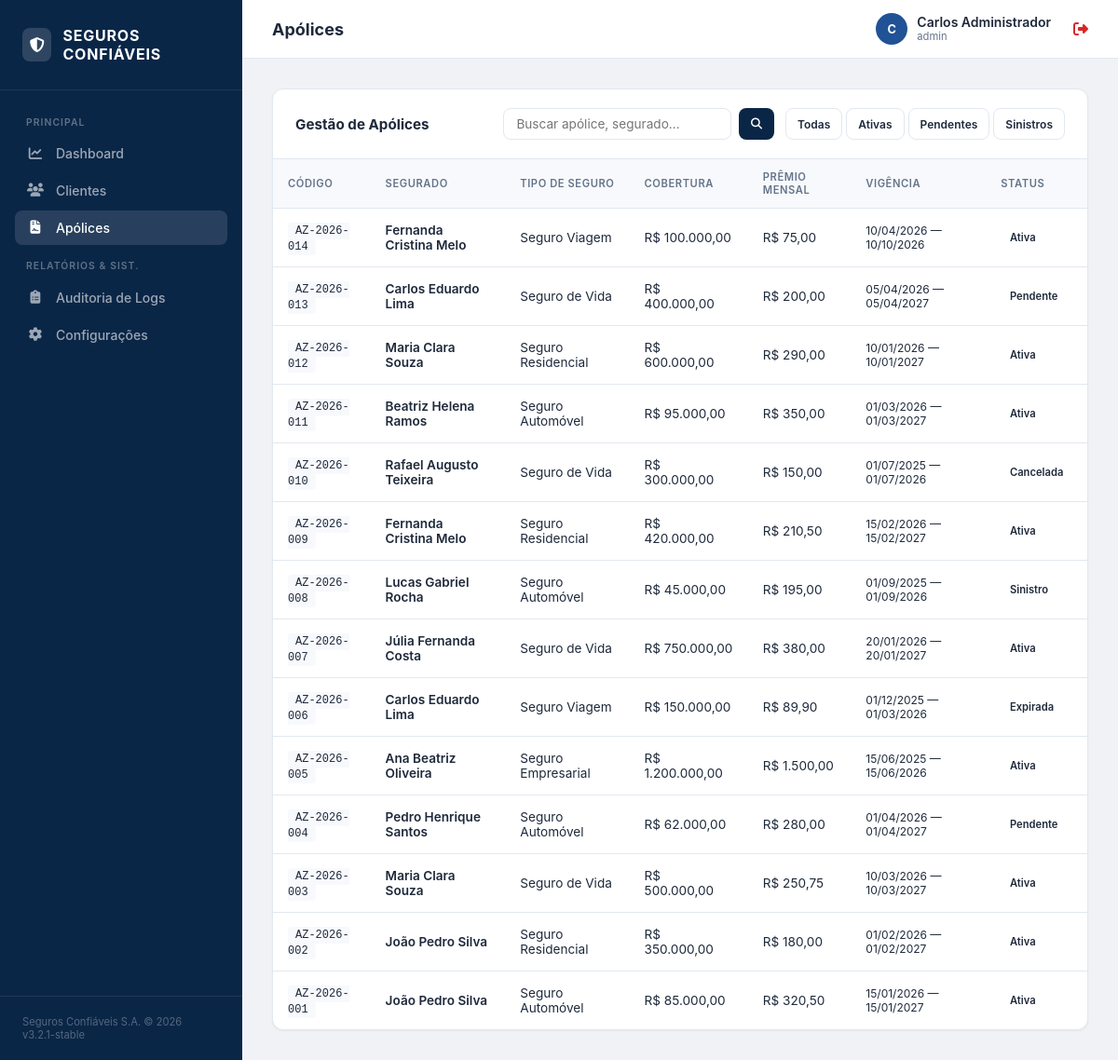
The page /policies.php (signed in) on the database its author committed.
### tables this page shows
CREATE TABLE IF NOT EXISTS apolices (
    id INT AUTO_INCREMENT PRIMARY KEY,
    codigo VARCHAR(20),
    cliente_id INT,
    tipo VARCHAR(100),
    valor_cobertura DECIMAL(12,2),
    premio_mensal DECIMAL(10,2),
    status VARCHAR(30) DEFAULT 'Ativa',
    data_inicio DATE,
    data_fim DATE,
    observacoes TEXT,
    FOREIGN KEY (cliente_id) REFERENCES clientes(id)
);

CREATE TABLE IF NOT EXISTS clientes (
    id INT AUTO_INCREMENT PRIMARY KEY,
    nome VARCHAR(255),
    email VARCHAR(255),
    cpf VARCHAR(20),
    telefone VARCHAR(20),
    endereco VARCHAR(255),
    foto VARCHAR(255),
    created_at DATETIME DEFAULT CURRENT_TIMESTAMP
);

### includes/db.php (called while the page is built, shortened)
<?php
function badgeClass($status) {
    switch($status) {
        case 'Ativa': return 'badge-success';
        case 'Pendente': return 'badge-warning';
        case 'Sinistro': return 'badge-danger';
        case 'Cancelada': return 'badge-secondary';
        default: return '';
    }
}
?>

### policies.php (the view, shortened to what this page needs)
<?php
require_once 'includes/db.php';
$search = $_GET['q'] ?? '';
$filter = $_GET['status'] ?? '';
$sql = "SELECT a.*, c.nome as segurado FROM apolices a JOIN clientes c ON a.cliente_id = c.id WHERE 1=1";
$sql .= " ORDER BY a.id DESC";
$result = $mysqli->query($sql);
include 'includes/layout/header.php';
include 'includes/layout/sidebar.php';
include 'includes/layout/topbar.php';
?>
<div class="card">
    <div class="card-header">
        <h3 class="card-title">Gestão de Apólices</h3>
        <div style="display: flex; gap: 0.75rem;">
            <form method="GET" class="search-box">
                <input type="text" name="q" placeholder="Buscar apólice, segurado..." value="<?= htmlspecialchars($search) ?>">
                <button type="submit" class="btn btn-primary btn-sm"><i class="fas fa-search"></i></button>
            </form>
            <div style="display: flex; gap: 4px;">
                <a href="policies.php" class="btn btn-outline btn-sm <?= !$filter ? 'btn-primary' : '' ?>">Todas</a>
                <a href="policies.php?status=Ativa" class="btn btn-outline btn-sm">Ativas</a>
                <a href="policies.php?status=Pendente" class="btn btn-outline btn-sm">Pendentes</a>
                <a href="policies.php?status=Sinistro" class="btn btn-outline btn-sm">Sinistros</a>
            </div>
        </div>
    </div>
    <div class="card-body" style="padding: 0;">
        <div class="table-wrapper">
            <table>
                <thead>
                    <tr>
                        <th>Código</th>
                        <th>Segurado</th>
                        <th>Tipo de Seguro</th>
                        <th>Cobertura</th>
                        <th>Prêmio Mensal</th>
                        <th>Vigência</th>
                        <th>Status</th>
                    </tr>
                </thead>
                <tbody>
                    <?php if ($result && $result->num_rows > 0): ?>
                        <?php while ($row = $result->fetch_assoc()): ?>
                        <tr>
                            <td><code style="background: var(--surface-alt); padding: 2px 8px; border-radius: 4px; font-size: 0.75rem;"><?= htmlspecialchars($row['codigo']) ?></code></td>
                            <td style="font-weight: 600;"><?= htmlspecialchars($row['segurado']) ?></td>
                            <td><?= htmlspecialchars($row['tipo']) ?></td>
                            <td>R$ <?= number_format($row['valor_cobertura'], 2, ',', '.') ?></td>
                            <td>R$ <?= number_format($row['premio_mensal'], 2, ',', '.') ?></td>
                            <td style="font-size: 0.75rem;">
                                <?= date('d/m/Y', strtotime($row['data_inicio'] ?? '')) ?> — <?= date('d/m/Y', strtotime($row['data_fim'] ?? '')) ?>
                            </td>
                            <td><span class="badge <?= badgeClass($row['status']) ?>"><?= htmlspecialchars($row['status']) ?></span></td>
                        </tr>
                        <?php endwhile; ?>
                    <?php endif; ?>
                </tbody>
            </table>
        </div>
    </div>
</div>
<?php include 'includes/layout/footer.php'; ?>

### assets/css/style.css (style rules this page uses)
:root { --primary: #0a2647; --primary-light: #144272; --accent: #205295; --accent-light: #2c74b3; --success: #059669; --warning: #d97706; --danger: #dc2626; --info: #0284c7; --bg: #f0f2f5; --surface: #ffffff; --surface-alt: #f8f9fc; --text: #1e293b; --text-muted: #64748b; --text-light: #94a3b8; --border: #e2e8f0; --shadow-sm: 0 1px 2px 0 rgb(0 0 0 / 0.05); --shadow: 0 1px 3px 0 rgb(0 0 0 / 0.1), 0 1px 2px -1px rgb(0 0 0 / 0.1); --shadow-md: 0 4px 6px -1px rgb(0 0 0 / 0.1), 0 2px 4px -2px rgb(0 0 0 / 0.1); --radius: 8px; --radius-lg: 12px; }
*, *::before, *::after { margin: 0; padding: 0; box-sizing: border-box; }
body { font-family: 'Inter', -apple-system, system-ui, sans-serif; background: var(--bg); color: var(--text); -webkit-font-smoothing: antialiased; }
a { color: inherit; text-decoration: none; }
.card { background: white; border: 1px solid var(--border); border-radius: var(--radius-lg); box-shadow: var(--shadow-sm); }
.card-header { padding: 1.25rem 1.5rem; border-bottom: 1px solid var(--border); display: flex; justify-content: space-between; align-items: center; }
.card-title { font-size: 0.95rem; font-weight: 700; }
.card-body { padding: 1.5rem; }
.table-wrapper { overflow-x: auto; }
table { width: 100%; border-collapse: collapse; }
thead th { text-align: left; padding: 0.75rem 1rem; font-size: 0.7rem; font-weight: 600; text-transform: uppercase; letter-spacing: 0.05em; color: var(--text-muted); border-bottom: 1px solid var(--border); background: var(--surface-alt); }
tbody td { padding: 0.875rem 1rem; font-size: 0.85rem; border-bottom: 1px solid var(--border); vertical-align: middle; }
tbody tr:last-child td { border-bottom: none; }
.badge { display: inline-block; padding: 0.2rem 0.6rem; border-radius: 50px; font-size: 0.7rem; font-weight: 600; }
.btn { display: inline-flex; align-items: center; gap: 8px; padding: 0.55rem 1.1rem; border-radius: var(--radius); font-size: 0.8rem; font-weight: 600; font-family: inherit; cursor: pointer; border: 1px solid transparent; transition: all 0.15s; }
.btn-primary { background: var(--primary); color: white; }
.btn-outline { background: white; border-color: var(--border); color: var(--text); }
.btn-sm { padding: 0.35rem 0.75rem; font-size: 0.75rem; }
.search-box { display: flex; gap: 0.5rem; max-width: 350px; }
.search-box input { flex: 1; padding: 0.5rem 0.85rem; border: 1px solid var(--border); border-radius: var(--radius); font-size: 0.85rem; font-family: inherit; }

### rows shown on the page
apolices: codigo "AZ-2026-014", cliente.nome "Fernanda Cristina Melo", tipo "Seguro Viagem", valor_cobertura "100.000,00", premio_mensal "75,00", data_inicio "10/04/2026", data_fim "10/10/2026", status "Ativa"
apolices: codigo "AZ-2026-013", cliente.nome "Carlos Eduardo Lima", tipo "Seguro de Vida", valor_cobertura "400.000,00", premio_mensal "200,00", data_inicio "05/04/2026", data_fim "05/04/2027", status "Pendente"
apolices: codigo "AZ-2026-012", cliente.nome "Maria Clara Souza", tipo "Seguro Residencial", valor_cobertura "600.000,00", premio_mensal "290,00", data_inicio "10/01/2026", data_fim "10/01/2027", status "Ativa"
apolices: codigo "AZ-2026-011", cliente.nome "Beatriz Helena Ramos", tipo "Seguro Automóvel", valor_cobertura "95.000,00", premio_mensal "350,00", data_inicio "01/03/2026", data_fim "01/03/2027", status "Ativa"
apolices: codigo "AZ-2026-010", cliente.nome "Rafael Augusto Teixeira", tipo "Seguro de Vida", valor_cobertura "300.000,00", premio_mensal "150,00", data_inicio "01/07/2025", data_fim "01/07/2026", status "Cancelada"
apolices: codigo "AZ-2026-009", cliente.nome "Fernanda Cristina Melo", tipo "Seguro Residencial", valor_cobertura "420.000,00", premio_mensal "210,50", data_inicio "15/02/2026", data_fim "15/02/2027", status "Ativa"
apolices: codigo "AZ-2026-008", cliente.nome "Lucas Gabriel Rocha", tipo "Seguro Automóvel", valor_cobertura "45.000,00", premio_mensal "195,00", data_inicio "01/09/2025", data_fim "01/09/2026", status "Sinistro"
apolices: codigo "AZ-2026-007", cliente.nome "Júlia Fernanda Costa", tipo "Seguro de Vida", valor_cobertura "750.000,00", premio_mensal "380,00", data_inicio "20/01/2026", data_fim "20/01/2027", status "Ativa"
apolices: codigo "AZ-2026-006", cliente.nome "Carlos Eduardo Lima", tipo "Seguro Viagem", valor_cobertura "150.000,00", premio_mensal "89,90", data_inicio "01/12/2025", data_fim "01/03/2026", status "Expirada"
apolices: codigo "AZ-2026-005", cliente.nome "Ana Beatriz Oliveira", tipo "Seguro Empresarial", valor_cobertura "1.200.000,00", premio_mensal "1.500,00", data_inicio "15/06/2025", data_fim "15/06/2026", status "Ativa"
apolices: codigo "AZ-2026-004", cliente.nome "Pedro Henrique Santos", tipo "Seguro Automóvel", valor_cobertura "62.000,00", premio_mensal "280,00", data_inicio "01/04/2026", data_fim "01/04/2027", status "Pendente"
apolices: codigo "AZ-2026-003", cliente.nome "Maria Clara Souza", tipo "Seguro de Vida", valor_cobertura "500.000,00", premio_mensal "250,75", data_inicio "10/03/2026", data_fim "10/03/2027", status "Ativa"
apolices: codigo "AZ-2026-002", cliente.nome "João Pedro Silva", tipo "Seguro Residencial", valor_cobertura "350.000,00", premio_mensal "180,00", data_inicio "01/02/2026", data_fim "01/02/2027", status "Ativa"
apolices: codigo "AZ-2026-001", cliente.nome "João Pedro Silva", tipo "Seguro Automóvel", valor_cobertura "85.000,00", premio_mensal "320,50", data_inicio "15/01/2026", data_fim "15/01/2027", status "Ativa"

### other values the page prints
$pageTitle "Apólices"
substr($_SESSION['user'] ?? 'U', 0, 1) "C"
$_SESSION['user'] "Carlos Administrador"
$_SESSION['role'] "admin"
